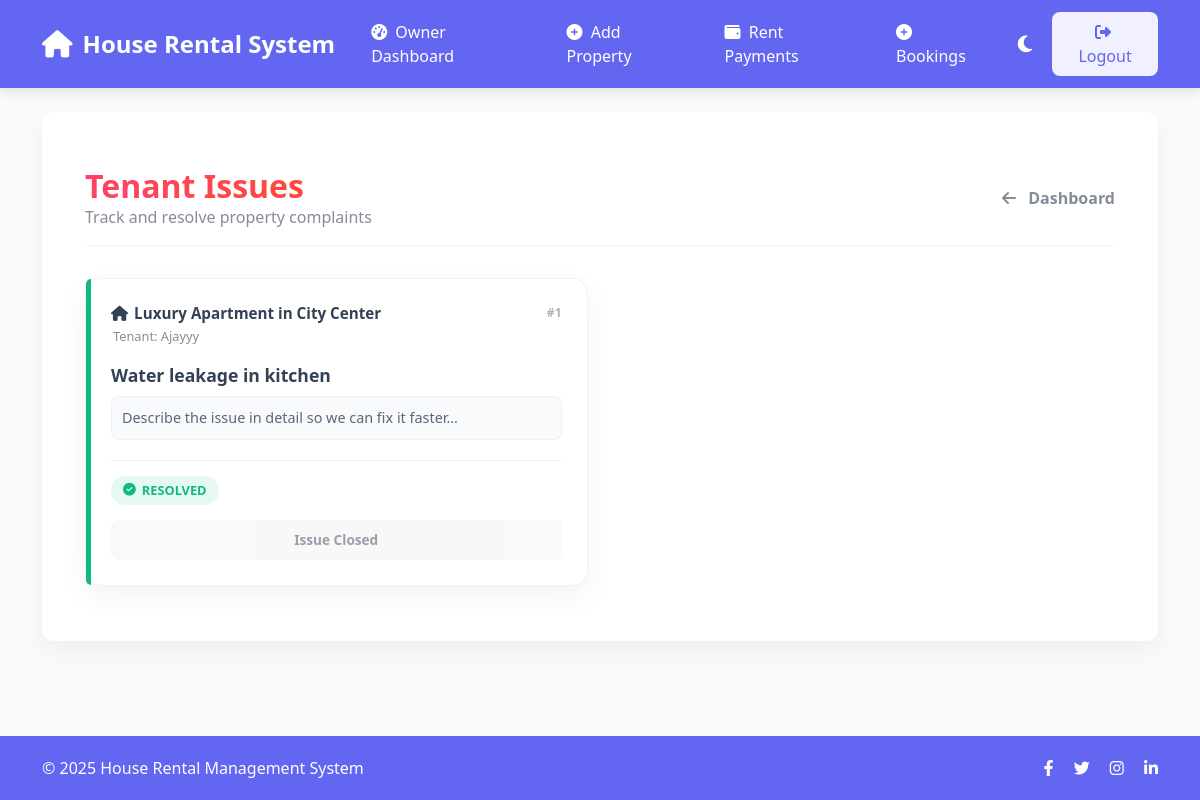
Page /owner/complaints (signed in) on the committed database.
### tables this page shows
CREATE TABLE complaints (
        id INTEGER PRIMARY KEY AUTOINCREMENT,
        property_id INTEGER,
        tenant_id INTEGER,
        title TEXT,
        details TEXT,
        status TEXT,        -- Pending / In Progress / Resolved
        created_at TEXT,
        updated_at TEXT
    );

CREATE TABLE properties (
        id INTEGER PRIMARY KEY AUTOINCREMENT,
        title TEXT,
        price TEXT,
        location TEXT,
        size TEXT,
        description TEXT,
        image TEXT,
        owner_id INTEGER
    );

CREATE TABLE users (
        id INTEGER PRIMARY KEY AUTOINCREMENT,
        name TEXT,
        email TEXT UNIQUE,
        password TEXT,
        number TEXT,
        role TEXT,
        otp TEXT,
        is_verified INTEGER DEFAULT 0
    );

### app.py (the view)
@app.route("/owner/complaints")
def owner_complaints():
    if session.get("role") != "owner":
        return redirect(url_for("login"))
    conn = get_db()
    complaints = conn.execute("""
        SELECT c.*, p.title AS property_title, u.name AS tenant_name
        FROM complaints c
        JOIN properties p ON c.property_id = p.id
        JOIN users u ON c.tenant_id = u.id
        WHERE p.owner_id = ?
        ORDER BY c.id DESC
    """, (session["user_id"],)).fetchall()
    conn.close()
    return render_template("owner_complaints.html", complaints=complaints)

### app.py (called while the page is built)
def get_db():
    conn = sqlite3.connect(os.path.join(BASE_DIR, "rental.db"))
    conn.row_factory = sqlite3.Row
    return conn

### templates/owner_complaints.html (shortened to what this page needs)
{% extends "base.html" %}
{% block content %}
<link rel="stylesheet" href="https://cdnjs.cloudflare.com/ajax/libs/font-awesome/6.4.0/css/all.min.css">
<div class="container py-4">
    <div class="page-header">
        <div class="header-title">
            <h2>Tenant Issues</h2>
            <p style="margin:0; opacity: 0.6; color: var(--text-color);">Track and resolve property complaints</p>
        </div>
        <a href="{{ url_for('owner_dashboard') }}" class="btn-back">
            <i class="fas fa-arrow-left me-2"></i> Dashboard
        </a>
    </div>
    {% if complaints|length == 0 %}
    <div class="empty-state">
        <i class="fas fa-clipboard-check empty-icon"></i>
        <h3 style="color: var(--text-color);">No Complaints!</h3>
        <p style="color: var(--text-color); opacity: 0.6;">Your properties are running smoothly.</p>
    </div>
    {% else %}
    <div class="complaints-grid">
        {% for c in complaints %}
        {% set status_class = 'status-pending' %}
        {% set badge_class = 'badge-pending' %}
        {% if c.status == 'In Progress' %}
        {% set status_class = 'status-progress' %}
        {% set badge_class = 'badge-progress' %}
        {% elif c.status == 'Resolved' %}
        {% set status_class = 'status-resolved' %}
        {% set badge_class = 'badge-resolved' %}
        {% endif %}
        <div class="complaint-card {{ status_class }}" style="animation-delay: {{ loop.index0 * 0.1 }}s">
            <div class="card-top">
                <div class="context-info">
                    <h6><i class="fas fa-home"></i> {{ c.property_title }}</h6>
                    <small>Tenant: {{ c.tenant_name }}</small>
                </div>
                <span class="id-badge">#{{ c.id }}</span>
            </div>
            <div class="card-mid">
                <div class="issue-title">{{ c.title }}</div>
                <div class="issue-desc">
                    {{ c.details }}
                </div>
            </div>
            <div class="card-bottom">
                <div>
                    {% if c.status == 'Pending' %}
                    <span class="status-badge {{ badge_class }}">
                        <i class="fas fa-exclamation-circle"></i> Needs Action
                    </span>
                    {% elif c.status == 'In Progress' %}
                    <span class="status-badge {{ badge_class }}">
                        <i class="fas fa-tools"></i> Working on it
                    </span>
                    {% else %}
                    <span class="status-badge {{ badge_class }}">
                        <i class="fas fa-check-circle"></i> Resolved
                    </span>
                    {% endif %}
                </div>
                {% if c.status != 'Resolved' %}
                <div class="action-group">
                    {% if c.status == 'Pending' %}
                    <form action="{{ url_for('update_complaint', cid=c.id) }}" method="POST" style="width: 100%;">
                        <input type="hidden" name="status" value="In Progress">
                        <button class="btn-action btn-progress" style="width: 100%;">
                            <i class="fas fa-spinner"></i> Process
                        </button>
                    </form>
                    {% else %}
                    <div style="width: 100%;"></div>
                    {% endif %}
                    <form action="{{ url_for('update_complaint', cid=c.id) }}" method="POST" style="width: 100%;">
                        <input type="hidden" name="status" value="Resolved">
                        <button class="btn-action btn-resolve" style="width: 100%;">
                            <i class="fas fa-check"></i> Resolve
                        </button>
                    </form>
                </div>
                {% else %}
                <button class="btn-action btn-disabled">
                    Issue Closed
                </button>
                {% endif %}
            </div>
        </div>
        {% endfor %}
    </div>
    {% endif %}
</div>
{% endblock %}

### templates/base.html (style rules this page uses)
:root { --primary-color: #6366f1; --primary-dark: #4f46e5; --secondary-color: #f8fafc; --dark-bg: #0f172a; --dark-card: #1e293b; --dark-text: #e2e8f0; --light-bg: #f8fafc; --light-card: #ffffff; --light-text: #334155; --border-radius: 12px; --transition: all 0.3s ease; }
[data-theme="light"] { --bg-color: var(--light-bg); --card-bg: var(--light-card); --text-color: var(--light-text); --navbar-bg: var(--primary-color); --footer-bg: var(--primary-color); }
body { background-color: var(--bg-color); color: var(--text-color); transition: var(--transition); min-height: 100vh; display: flex; flex-direction: column; }

### templates/owner_complaints.html (style rules this page uses)
.page-header { display: flex; justify-content: space-between; align-items: center; margin-bottom: 2rem; padding-bottom: 1rem; border-bottom: 1px solid rgba(128, 128, 128, 0.1); }
.header-title h2 { font-weight: 800; margin: 0; background: linear-gradient(135deg, #ff416c 0%, #ff4b2b 100%); -webkit-background-clip: text; -webkit-text-fill-color: transparent; }
.complaints-grid { display: grid; grid-template-columns: repeat(auto-fill, minmax(340px, 1fr)); gap: 25px; }
.complaint-card { background-color: var(--card-bg); border-radius: 16px; padding: 25px; position: relative; border: 1px solid rgba(128, 128, 128, 0.1); box-shadow: 0 10px 30px rgba(0, 0, 0, 0.05); transition: all 0.4s cubic-bezier(0.175, 0.885, 0.32, 1.275); display: flex; flex-direction: column; animation: fadeInUp 0.5s ease-out backwards; }
.complaint-card::before { content: ''; position: absolute; left: 0; top: 0; bottom: 0; width: 5px; border-radius: 16px 0 0 16px; }
.status-resolved::before { background: #10b981; }
.card-top { display: flex; justify-content: space-between; margin-bottom: 15px; }
.context-info h6 { margin: 0; font-weight: 700; font-size: 0.95rem; color: var(--text-color); display: flex; align-items: center; gap: 6px; }
.context-info small { opacity: 0.6; font-size: 0.8rem; color: var(--text-color); margin-left: 2px; }
.id-badge { font-size: 0.75rem; font-weight: 700; opacity: 0.4; color: var(--text-color); }
.card-mid { flex-grow: 1; margin-bottom: 20px; }
.issue-title { font-size: 1.1rem; font-weight: 800; margin-bottom: 8px; color: var(--text-color); }
.issue-desc { font-size: 0.9rem; color: var(--text-color); opacity: 0.8; line-height: 1.5; background: var(--bg-color); padding: 10px; border-radius: 8px; border: 1px solid rgba(128, 128, 128, 0.1); }
.card-bottom { border-top: 1px solid rgba(128, 128, 128, 0.1); padding-top: 15px; display: flex; flex-direction: column; gap: 15px; }
.status-badge { display: inline-flex; align-items: center; gap: 6px; font-size: 0.8rem; font-weight: 700; text-transform: uppercase; padding: 5px 12px; border-radius: 20px; width: fit-content; }
.badge-resolved { color: #10b981; background: rgba(16, 185, 129, 0.1); }
.btn-action { border: none; padding: 10px; border-radius: 8px; font-weight: 600; font-size: 0.85rem; transition: all 0.2s; cursor: pointer; display: flex; align-items: center; justify-content: center; gap: 5px; }
.btn-disabled { opacity: 0.5; cursor: not-allowed; background: rgba(128, 128, 128, 0.1); color: var(--text-color); grid-column: 1 / -1; }
.btn-back { color: var(--text-color); opacity: 0.6; text-decoration: none; font-weight: 600; transition: 0.3s; }

### rows in the picture
complaints: property_title "Luxury Apartment in City Center", tenant_name "Ajayyy", id "1", title "Water leakage in kitchen", details "Describe the issue in detail so we can fix it faster...", status "Issue Closed"

### other values in the picture
{{ current_year if current_year else "2025" }} "2025"
